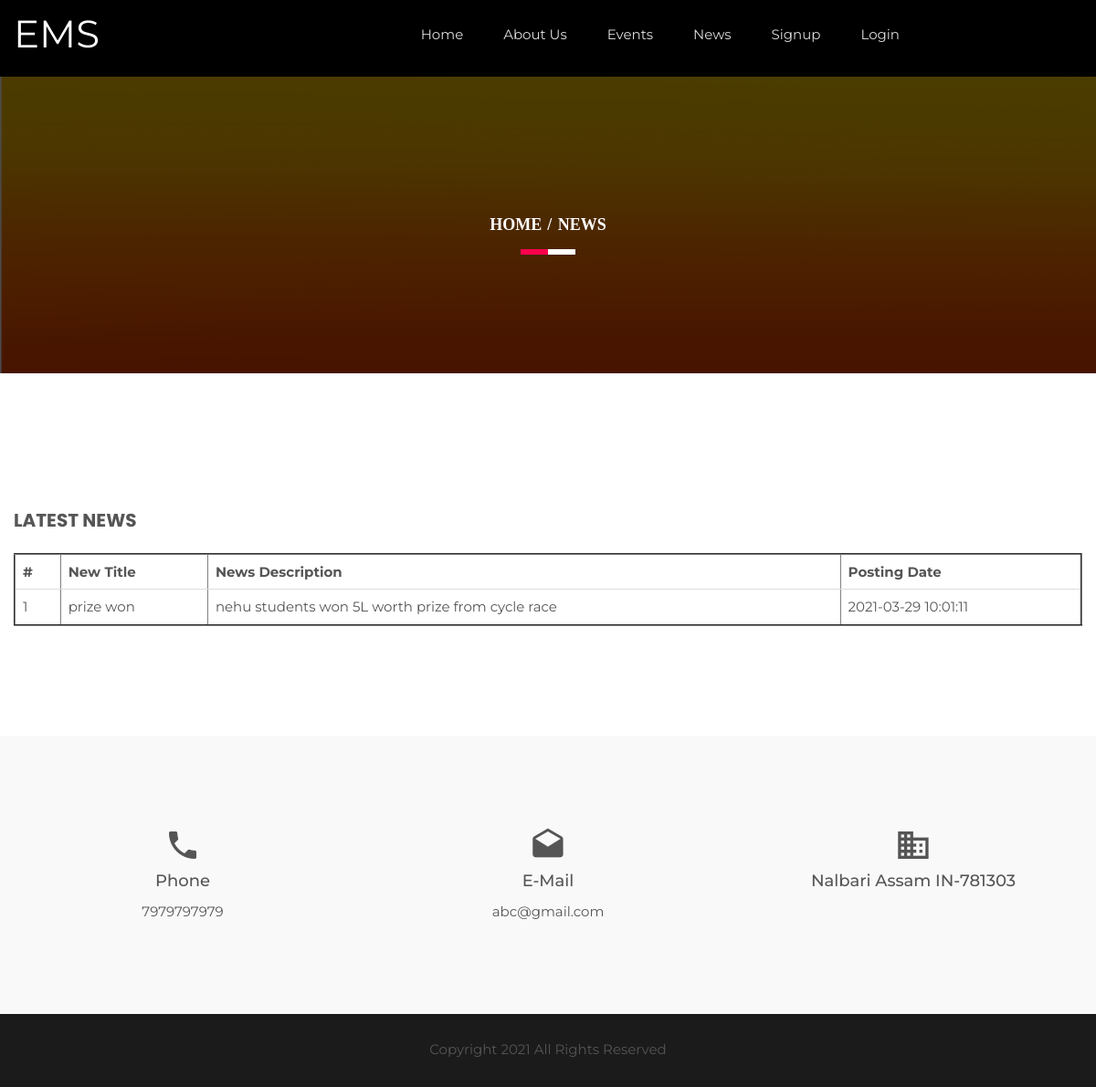
Page /news.php on the committed database.
### tables this page shows
CREATE TABLE IF NOT EXISTS `tblgenralsettings` (
  `id` int(11) NOT NULL AUTO_INCREMENT,
  `SiteName` varchar(200) DEFAULT NULL,
  `PhoneNumber` bigint(12) DEFAULT NULL,
  `EmailId` varchar(255) DEFAULT NULL,
  `address` mediumtext,
  `footercontent` mediumtext,
  `LastUpdationDate` timestamp NULL DEFAULT NULL ON UPDATE CURRENT_TIMESTAMP,
  PRIMARY KEY (`id`)
);

CREATE TABLE IF NOT EXISTS `tblnews` (
  `id` int(11) NOT NULL AUTO_INCREMENT,
  `NewsTitle` varchar(255) DEFAULT NULL,
  `NewsDetails` mediumtext,
  `PostingDate` timestamp NULL DEFAULT CURRENT_TIMESTAMP,
  `LastUpdationDate` timestamp NULL DEFAULT NULL ON UPDATE CURRENT_TIMESTAMP,
  PRIMARY KEY (`id`)
);

### news.php (the view, shortened to what this page needs)
<?php
include('includes/config.php');
?>
<!doctype html>
<html class="no-js" lang="en">
    <head>
        <link rel="stylesheet" href="css/bootstrap.min.css">
        <link rel="stylesheet" href="css/animate.css">
        <link rel="stylesheet" href="css/meanmenu.min.css">
        <link rel="stylesheet" href="css/owl.carousel.css">
        <link rel="stylesheet" href="css/icofont.css">
        <link rel="stylesheet" href="css/nivo-slider.css">
        <link rel="stylesheet" href="css/animate-text.css">
        <link rel="stylesheet" href="css/material-design-iconic-font.min.css">
		<link rel="stylesheet" href="style.css">
        <link rel="stylesheet" href="css/responsive.css">
		<link href="css/color/skin-default.css" rel="stylesheet">
    </head>
    <body>
         <div class="wrapper single-blog">
           <div id="home" class="header-slider-area">
                   <?php include_once('includes/header.php');?>
            </div>
            <div class="breadcumb-area bg-overlay">
                <div class="container">
                    <ol class="breadcrumb">
                        <li><a href="index.html">Home</a></li>
                        <li class="active">News</li>
                    </ol>
                </div>
            </div>
            <div class="single-blog-area ptb100 fix">
               <div class="container">
                   <div class="row">
                       <div class="col-md-12 col-sm-7">
                           <div class="single-blog-body">
                                <div class="Leave-your-thought mt50">
                                    <h3 class="aside-title uppercase">Latest News</h3>
                                    <div class="row">
                                        <form name="signin" method="post">
                                            <div class="col-md-12 col-sm-6 col-xs-12 lyt-left">
<table border="2" class="table">
<tr>
<th>#</th>
<th>New Title</th>
<th>News Description</th>
<th>Posting Date</th>
</tr>
<?php
$sql = "SELECT NewsTitle,NewsDetails,PostingDate from tblnews order by id desc ";
$query = $dbh -> prepare($sql);
$query->bindParam(':isactive',$isactive,PDO::PARAM_STR);
$query->execute();
$results=$query->fetchAll(PDO::FETCH_OBJ);
$cnt=1;
if($query->rowCount() > 0)
{
foreach($results as $row)
{ ?>
<tr>
<td><?php echo htmlentities($cnt);?></td>
<td><?php echo htmlentities($row->NewsTitle);?></td>
<td><?php echo htmlentities($row->NewsDetails);?></td>
<td><?php echo htmlentities($row->PostingDate);?></td>
</tr>
<?php $cnt++;
}}?>
</table>
                                            </div>
</div>
                                    </div>
                                </div>
                           </div>
                       </div>
               </div>
           </div>
         </div>
                 <?php include_once('includes/footer.php');?>
         </div>
    </body>
</html>

### includes/header.php (shortened to what this page needs)
<?php
$ret = "Select  SiteName from tblgenralsettings ";
$querys = $dbh -> prepare($ret);
$querys->execute();
$resultss=$querys->fetchAll(PDO::FETCH_OBJ);
if($querys->rowCount() > 0)
{
foreach($resultss as $rows)
{ ?>
   <div id="home" class="header-slider-area">
                <div class="header-area header-2">
                    <div id="sticker" class="logo-menu-area header-area-2">
                        <div class="container hidden-xs">
                            <div class="row">
                                <div class="col-md-2 col-sm-3">
                                    <div class="logo">
                                        <a href="index.php" style="font-size:42px; color:#fff"><?php echo htmlentities($rows->SiteName);?></a>
                                    </div>
                                </div>
                                <div class="col-md-8 col-sm-9">
                                    <div class="main-menu text-right">
                                        <nav>
                                            <ul id="nav">
                                                <li><a class="smooth-scroll" href="index.php">Home</a></li>
                                                <li><a class="smooth-scroll" href="about-us.php">About Us</a></li>
                                                <li><a class="smooth-scroll" href="all-events.php">Events</a></li>
                                                <li><a class="smooth-scroll" href="news.php">News</a></li>
                                                <?php if(strlen($_SESSION['usrid']==0)){?>
                                                <li><a class="smooth-scroll" href="signup.php">Signup</a></li>
                                                 <li><a class="smooth-scroll" href="signin.php">Login</a></li>
                                             <?php } else {?>
<li><a class="smooth-scroll" href="profile.php">My Account</a></li>
                                             <?php } ?>
                                            </ul>
                                        </nav>
                                    </div>
                                </div>
                                </div>
                            </div>
                        </div>
                    </div>
                    <?php }} ?>

### includes/footer.php (shortened to what this page needs)
<?php
$ret = "Select  PhoneNumber,address,EmailId,footercontent from tblgenralsettings ";
$querys = $dbh -> prepare($ret);
$querys->execute();
$resultss=$querys->fetchAll(PDO::FETCH_OBJ);
if($querys->rowCount() > 0)
{
foreach($resultss as $rows)
{ ?>
 <div class="information-area off-white ptb100">
                    <div class="container">
                        <div class="row">
                            <div class="col-md-4 col-sm-3 col-xs-12">
                                <div class="single-information text-center">
                                    <div class="info-icon">
                                        <i class="zmdi zmdi-phone"></i>
                                    </div>
                                    <h4>Phone</h4>
                                    <p><?php echo htmlentities($rows->PhoneNumber);?></p>
                                </div>
                            </div>
                            <div class="col-md-4 col-sm-3 col-xs-12">
                                <div class="single-information text-center">
                                    <div class="info-icon">
                                        <i class="zmdi zmdi-email-open"></i>
                                    </div>
                                    <h4>E-Mail</h4>
                                    <p><a href="mailto:company@email.com"><?php echo htmlentities($rows->EmailId);?></a></p>
                                </div>
                            </div>
                            <div class="col-md-4 col-sm-3 col-xs-12">
                                <div class="single-information text-center">
                                    <div class="info-icon">
                                        <i class="zmdi zmdi-city-alt"></i>
                                    </div>
                                    <h4><?php echo htmlentities($rows->address);?></h4>
                                </div>
                            </div>
                        </div>
                    </div>
                </div>
            <div class="footer-area" align="center">
                <div class="container">
                    <div class="row">
                        <div class="col-md-12 col-sm-6 col-xs-12">
                            <div class="social-area">
                             <?php echo htmlentities($rows->footercontent);?>
                            </div>
                        </div>
                    </div>
                </div>
            </div>
            <?php }} ?>

### style.css (style rules this page uses)
.container { width: 1200px }
html, body { height: 100%; font-family: 'Montserrat', sans-serif; font-size: 15px; color: #555; line-height: 25px; }
.fix { overflow: hidden }
p { margin: 0 0 15px }
h1, h2, h3, h4, h5, h6 { margin: 0 0 10px }
a { -webkit-transition: all 0.3s ease 0s; transition: all 0.3s ease 0s; text-decoration: none; color: #555; }
ul { list-style: outside none none; margin: 0; padding: 0; }
.mt50 { margin-top: 50px }
.ptb100 { padding: 100px 0 }
.uppercase { text-transform: uppercase }
.off-white { background: #f9f9f9 }
.wrapper { background: #fff }
ul li { display: inline-block }
.main-menu ul li a { color: #ddd }
.logo-menu-area { padding: 35px 0 }
.main-menu ul li { margin-right: 40px }
.main-menu ul li:last-child { margin: 0 }
.header-area { left: 0; position: absolute; top: 0; width: 100%; z-index: 999; }
.header-slider-area { position: relative }
.bg-overlay { position: relative; z-index: 1; }
.bg-overlay:before { background: #000 none repeat scroll 0 0; content: ""; height: 100%; left: 0; opacity: 0.85; -ms-filter: "progid:DXImageTransform.Microsoft.Alpha(Opacity=85)"; position: absolute; top: 0; width: 100%; z-index: -1; }
.breadcumb-area.bg-overlay:before { opacity: 0.7; -ms-filter: "progid:DXImageTransform.Microsoft.Alpha(Opacity=70)"; }
.info-icon { font-size: 40px; margin-bottom: 10px; }
.single-information > p { margin-bottom: 5px }
.single-information p:last-child { margin: 0 }
.footer-area { background: #1b1b1b none repeat scroll 0 0; height: 80px; line-height: 78px; }
.header-2 { background: #000 none repeat scroll 0 0; position: static; }
.breadcumb-area { background: rgba(0, 0, 0, 0) url("img/bg.png") repeat scroll 0 0; padding: 150px 0; text-align: center; }
.breadcrumb { background-color: transparent; border-radius: 0; list-style: outside none none; margin-bottom: 0; padding: 0; position: relative; }
.breadcrumb > li + li:before { color: #fff; font-weight: 700; padding: 0 2px; }
.breadcrumb a, .breadcrumb li.active { color: #fff }
.breadcrumb li { font-family: popins; font-size: 18px; font-weight: 700; text-transform: uppercase; }
.breadcrumb:before, .breadcrumb:after { background: #fff none repeat scroll 0 0; bottom: -20px; content: ""; height: 6px; left: 50%; position: absolute; -webkit-transform: translateX(-50%); transform: translateX(-50%); width: 60px; }
.breadcrumb:after { background: #ff004d none repeat scroll 0 0; -webkit-transform: translateX(-100%); transform: translateX(-100%); width: 30px; }
.aside-title { font-family: Poppins; font-size: 20px; font-weight: 700; margin-bottom: 25px; }
#sticker { right: 0; left: 0; }

### css/responsive.css (style rules this page uses)
@media (min-width: 1170px) and (max-width: 1400px) { .logo-menu-area { padding: 25px 0; } }

### css/color/skin-default.css (style rules this page uses)
.breadcrumb::after { background: #ff004d none repeat scroll 0 0; }

### rows in the picture
tblgenralsettings: SiteName "EMS", PhoneNumber "7979797979", EmailId "abc@gmail.com", address "Nalbari Assam IN-781303", footercontent "Copyright 2021 All Rights Reserved"
tblnews: NewsTitle "prize won", NewsDetails "nehu students won 5L worth prize from cycle race", PostingDate "2021-03-29 10:01:11"
